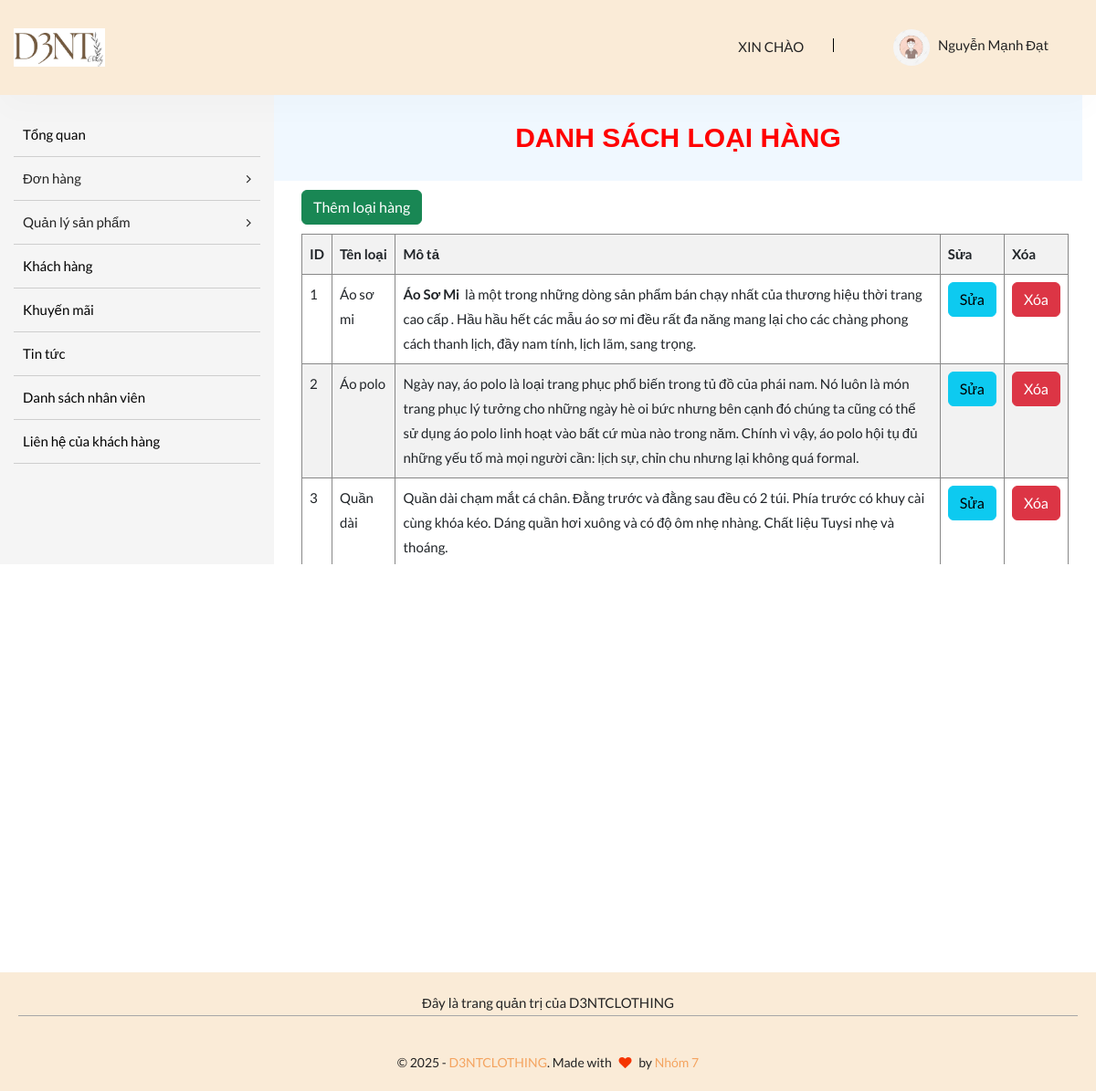
Page /admin/category_admin.php (signed in) on the committed database.
### tables this page shows
CREATE TABLE `tbl_category` (
  `category_id` int(11) NOT NULL,
  `category_name` varchar(200) NOT NULL,
  `category_discription` text NOT NULL
);

### admin/category_admin.php (the view, shortened to what this page needs)
<?php
require_once("./header_admin.php")
?>
            <div class="col-lg-9">
                <div class="title_item">DANH SÁCH LOẠI HÀNG</div>
            <div class="scroll">
               <div class="container" style="margin-top:10px;">
               <button class="btn btn-success" id="btn-add" style="margin-bottom:10px;">Thêm loại hàng</button>
            <table class="table table-striped table-bordered">
                <tr>
                    <th>ID</th>
                    <th>Tên loại</th>
                    <th>Mô tả</th>
                    <th>Sửa</th>
                    <th>Xóa</th>
                </tr>
                <?php
            $sql ="SELECT `category_id`, `category_name`, `category_discription` FROM `tbl_category` WHERE 1";
            $ketquatruyvan = $conn->query($sql);
            if($ketquatruyvan->num_rows>0){
                while($category=$ketquatruyvan->fetch_assoc()){
                ?>
                <tr>
                    <td><?=$category['category_id']?></td>
                    <td ><?=$category['category_name']?></td>
                    <td ><?=$category['category_discription']?></td>
                    <td>
                        <form action="./category_sua.php" method="POST" id="btn-form_update" >
                            <button type="submit"  class="btn btn-info" name="btn-category_id" id="btn-update_items" value="<?=$category['category_id']?>">Sửa</button>
                        </form>
                    </td>
                    <td>
                    <a class="btn btn-danger" href="./category_thuc_hien_xoa.php?category_id=<?=$category['category_id']?>">Xóa</a>
                    </td>
                </tr>
                <?php
          }
        }
?>
            </table>
                </div>
                </div>
            </div>
        </div>
      </div>
    </section>
  </main>
<?php
require_once("./footer_admin.php")
?>

### admin/header_admin.php (style rules this page uses)
.title_item { font-family:'Gill Sans', 'Gill Sans MT', Calibri, 'Trebuchet MS', sans-serif; margin-left: -15px; padding: 20px; text-align: center; background-color: aliceblue; font-size: 30px; font-weight: 800; color: red; }
.scroll { height: 420px; overflow: scroll; }
.table-bordered { border: 1px solid #888; }

### rows in the picture
tbl_category: category_id "1", category_name "Áo sơ mi", category_discription "Áo Sơ Mi là một trong những dòng sản phẩm bán chạy nhất của thương hiệu thời trang cao cấp . Hầu hầu hết các mẫu áo sơ mi đều rất đa năng mang lại cho các chàng phong cách thanh lịch, đầy nam tính, lịch lãm, sang trọng."
tbl_category: category_id "2", category_name "Áo polo", category_discription "Ngày nay, áo polo là loại trang phục phổ biến trong tủ đồ của phái nam. Nó luôn là món trang phục lý tưởng cho những ngày hè oi bức nhưng bên cạnh đó chúng ta cũng có thể sử dụng áo polo linh hoạt vào bất cứ mùa nào trong năm. Chính vì vậy, áo polo hội tụ đủ những yếu tố mà mọi người cần: lịch sự, chỉn chu nhưng lại không quá formal."
tbl_category: category_id "3", category_name "Quần dài", category_discription "Quần dài chạm mắt cá chân. Đằng trước và đằng sau đều có 2 túi. Phía trước có khuy cài cùng khóa kéo. Dáng quần hơi xuông và có độ ôm nhẹ nhàng. Chất liệu Tuysi nhẹ và thoáng."

### other values in the picture
$_SESSION['admin_name'] "Nguyễn Mạnh Đạt"
